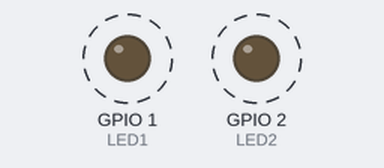
Bench run of a program on a simulated ESP32-S2. Parts: output pins drawn as LEDs (lit = HIGH). Dashed ring = blinking.

Above: at 0.12 s.
Timing chart, 0 to 4.6 s (numbered marks = the images above):
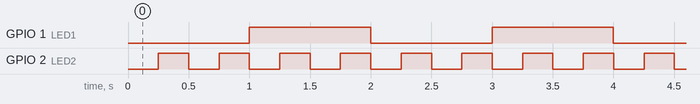

The program:

main.cpp
```cpp
/*
ESP32-S2;Arduino;Platformio
Мигание двумя сетодиодами без использования задержки
Blinking two LEDs without delay
*/
#include <Arduino.h>

const unsigned long TIME_INTERVAL_LED1 = 1000;
const unsigned long TIME_INTERVAL_LED2 = 250;

// Variables will change:
int led1_State = LOW;   // ledState used to set the LED 1
int led2_State = LOW;   // ledState used to set the LED 2
unsigned long previousMillis_LED1 = 0;   // will store last time LED 1 was updated
unsigned long previousMillis_LED2 = 0;   // will store last time LED 2 was updated

//int LED1 = 1;              // LED connected to digital pin 1
#define LED1 1				 // LED connected to digital pin 1
#define LED2 2				 // LED connected to digital pin 2

void setup() {
  // put your setup code here, to run once:
  Serial.begin(115200);
  pinMode(LED1, OUTPUT);    // sets the digital pin as output
  pinMode(LED2, OUTPUT);    // sets the digital pin as output
  previousMillis_LED1 = previousMillis_LED2 = millis();
}

void loop() {
  if(millis()-previousMillis_LED1 >= TIME_INTERVAL_LED1){  // check to see if it's time to blink the LED 1
   led1_State = (led1_State == LOW) ? HIGH : LOW; //if (led1_State == LOW) then HIGH else LOW
   digitalWrite(LED1, led1_State); // sets the LED status
   previousMillis_LED1 = millis();
  }

  if(millis()-previousMillis_LED2 >= TIME_INTERVAL_LED2){  // check to see if it's time to blink the LED 1
   led2_State = (led2_State == LOW) ? HIGH : LOW;
   digitalWrite(LED2, led2_State); // sets the LED status
   previousMillis_LED2 = millis();
  }
}
```

Measured:
- by itself, GPIO 1 (LED1): alternates HIGH for 1.0 s and LOW for 1.0 s
- by itself, GPIO 2 (LED2): alternates HIGH for 0.25 s and LOW for 0.25 s
